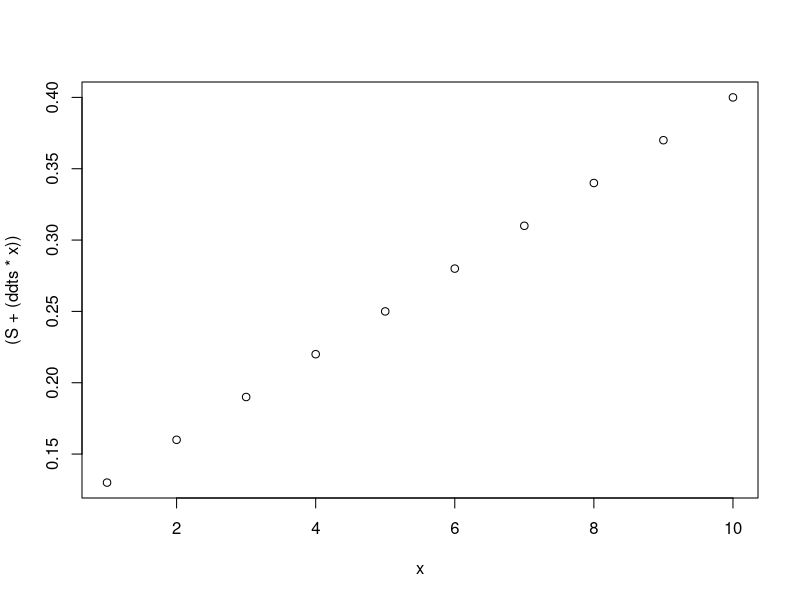
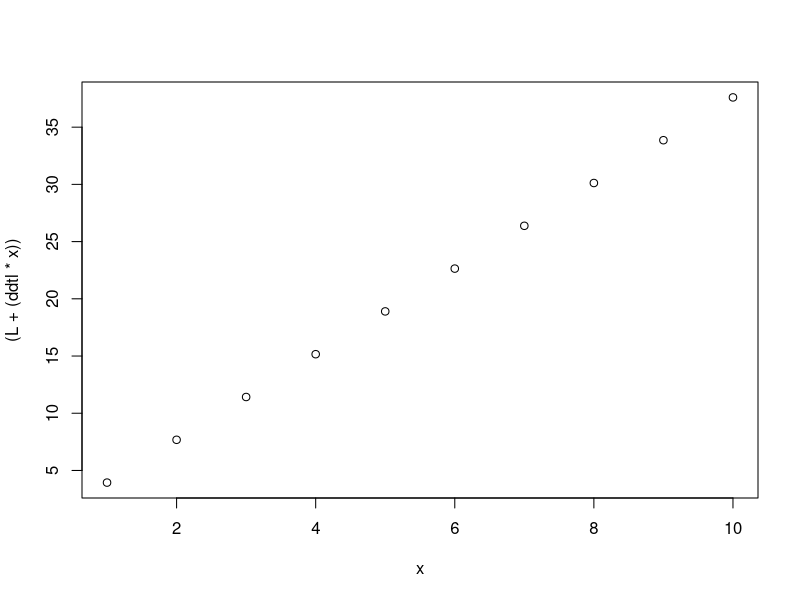
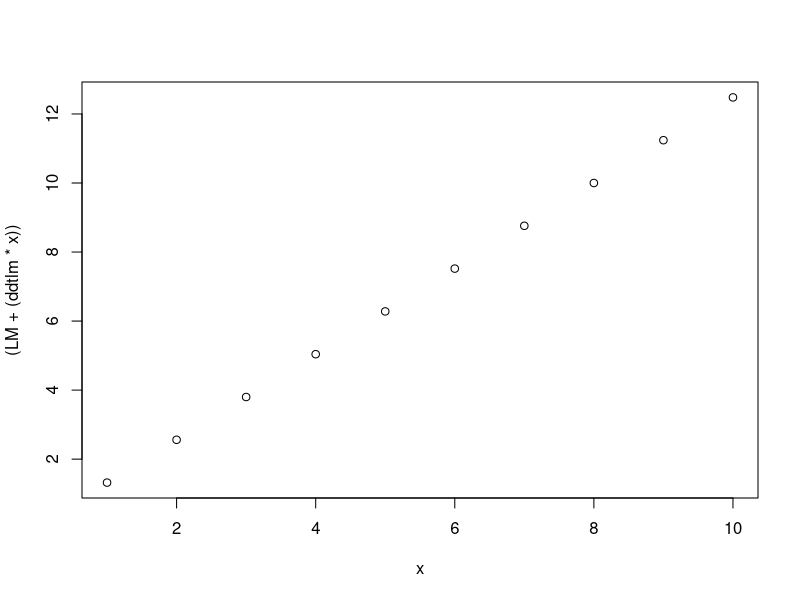
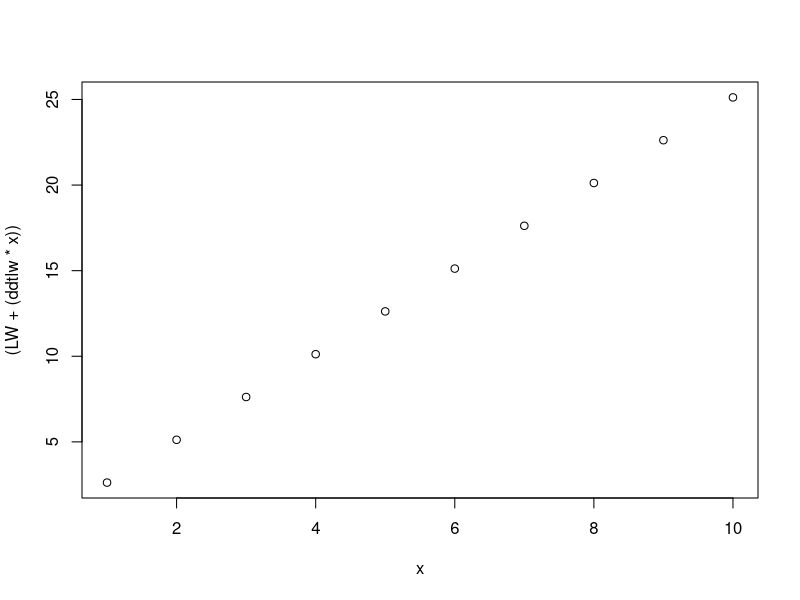
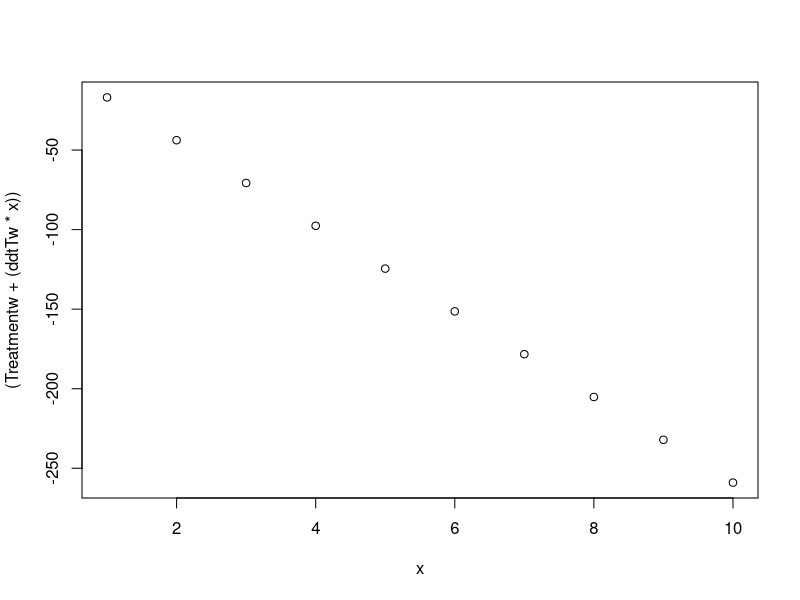
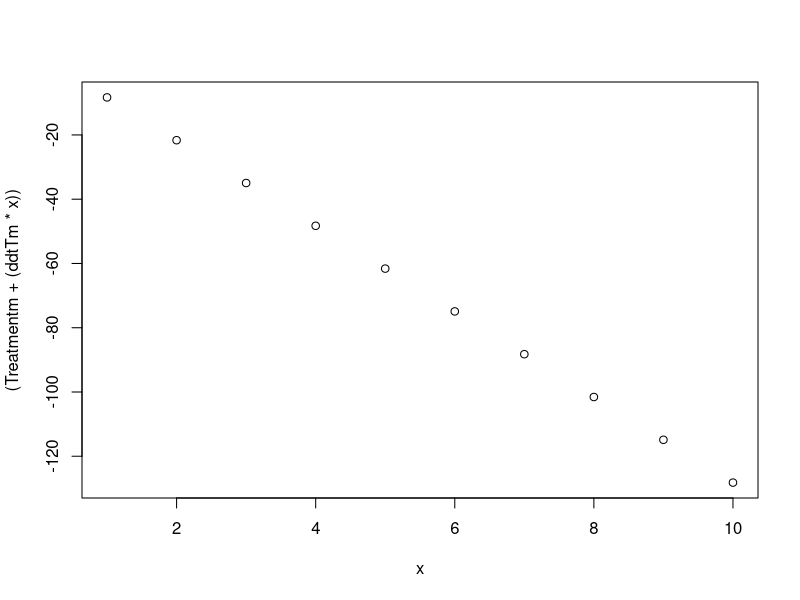
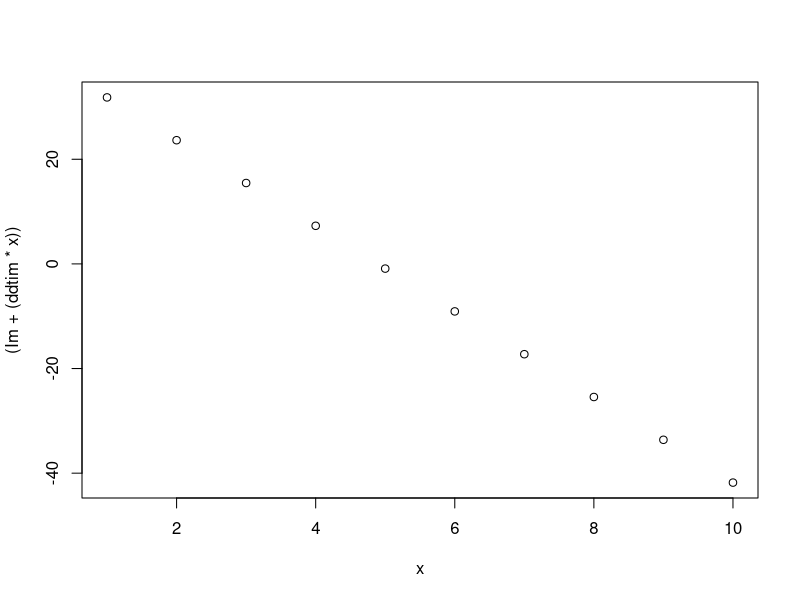
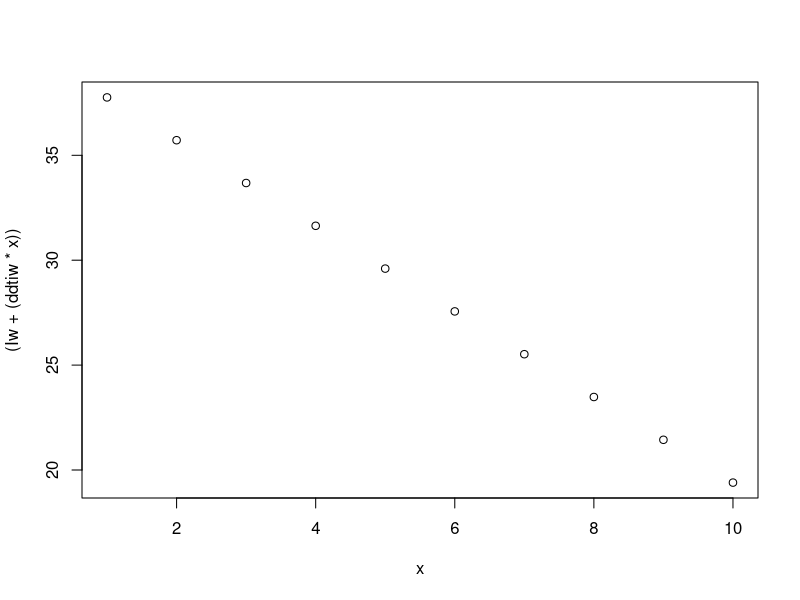

These figures' R source, in order:
#S- susceptible, L-Latent, I-Infectious
S <- .1
Population<- 1
L <- .2
#citation: https://ecommons.cornell.edu/bitstream/handle/1813/31916/BU-1321-M.pdf;sequence=1
I <- .2
#population of treated in numbers 
Treatmentw <- 10
Treatmentm <- 5
TOTALT <-( Treatmentw + Treatmentm)
#recovery rates for both populations
Recoveryw <- .5
Recoverym <-.9
#recruitment rate
R <- .3
#Malnutrition rate
Mal<- .4 
Wellnourished <- 1-Mal
B <- 3
C <- 4
#Death rates
Diw <- .4
Dim <- .7
#M and W are death rates for malnourished and well nourished
M <- 40
W <- 10
IfromLM <- .3
IfromLW <- .6
# prop of  malnourished who are latent

Mlatent <- .2
V <- .7
#natural death rate
ND <- .3
#number of latent malnourished individuals 
LM <- ((Mal*Mlatent*Population))
LW <- L-LM
#Latent and  malnourished out of total population
#below number of infected malnourished are given
#Numbers of infected who are malnourished and not seen below
#Reproduction number is R R<1 means dese
Im <- 40
Iw <- (Im - (I*Population))

ddts <- R - (B*C*S*(I/Population)) - (ND*S)
ddtlw <- (B*C*S*(I/Population))- ((ND+Diw)* L) + (B*C*S*Treatmentw*(I/Population))

ddtlm <- (B*C*S*(I/Population))- ( (ND+Dim)* (L)) +(B*C*S*Treatmentm*(I/Population))
ddtim <- (IfromLM*L*Population)- ((ND+M)*I) - (Recoverym*I)
ddtiw <- (IfromLW*L)- (ND+W)*(I) - (Recoveryw*I)
ddtTm <- (Recoverym*I) - (B*C*Treatmentm*(I/Population)) - (ND*Treatmentm)
ddtTw <- (Recoveryw*I) - (B*C*Treatmentw*(I/Population)) - (ND*Treatmentw)
ddtl <- ddtlm + ddtlw

numberOfYears <- 10 
x <- c (1:10) 



plot  (x, (S + (ddts*x)))

plot  (x, (L + (ddtl*x)))

plot  (x, (LM + (ddtlm*x)))

plot  (x, (LW + (ddtlw*x)))

plot  (x, (Treatmentw + (ddtTw*x)))

plot  (x, (Treatmentm + (ddtTm*x)))

plot  (x, (Im+ (ddtim*x)))

plot  (x, (Iw + (ddtiw*x)))


